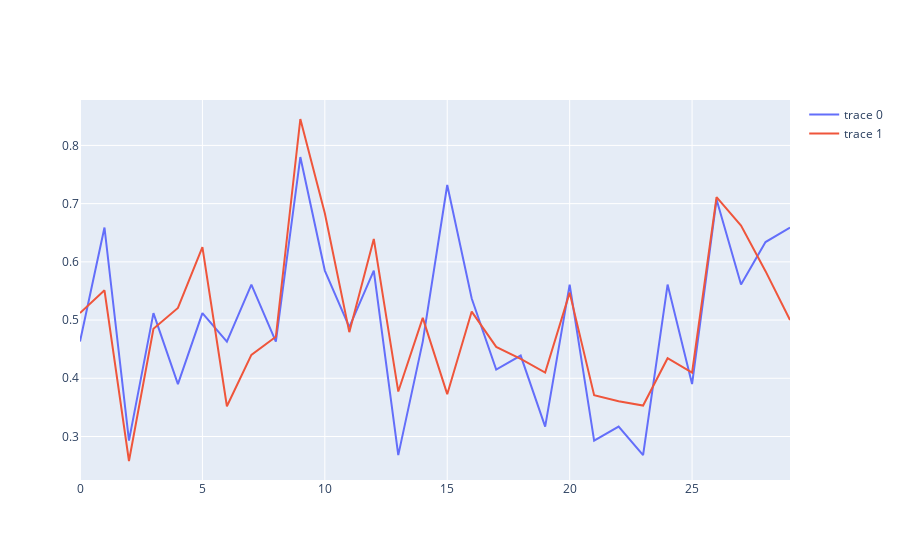

Here is the notebook cell this chart was saved with:
### Code cell
fig = make_subplots(rows = 1, cols = 1)
fig.add_trace(go.Scatter(x = [i for i in range(len(data16["W/L%"]))], y = data16["W/L%"]))
fig.add_trace(go.Scatter(x = [i for i in range(len(data16["W/L%"]))], y = y))

### Figure 1 — Plotly figure (JSON) as saved in the notebook; plotly's stock layout.template omitted (floating-point values rounded to 4 significant figures)
{"data": [{"type": "scatter", "x": [0, 1, 2, 3, 4, 5, 6, 7, 8, 9, 10, 11, 12, 13, 14, 15, 16, 17, 18, 19, 20, 21, 22, 23, 24, 25, 26, 27, 28, 29], "y": [0.463, 0.659, 0.293, 0.512, 0.39, 0.512, 0.463, 0.561, 0.463, 0.78, 0.585, 0.488, 0.585, 0.268, 0.463, 0.732, 0.537, 0.415, 0.439, 0.317, 0.561, 0.293, 0.317, 0.268, 0.561, 0.39, 0.707, 0.561, 0.634, 0.659]}, {"type": "scatter", "x": [0, 1, 2, 3, 4, 5, 6, 7, 8, 9, 10, 11, 12, 13, 14, 15, 16, 17, 18, 19, 20, 21, 22, 23, 24, 25, 26, 27, 28, 29], "y": [0.5119, 0.5511, 0.2579, 0.4851, 0.5209, 0.6252, 0.352, 0.4402, 0.4713, 0.8454, 0.6835, 0.4793, 0.6394, 0.3772, 0.5037, 0.3727, 0.5146, 0.4539, 0.4334, 0.4097, 0.5471, 0.371, 0.3606, 0.3532, 0.4345, 0.4096, 0.7111, 0.6623, 0.584, 0.5002]}], "layout": {"xaxis": {"anchor": "y", "domain": [0, 1]}, "yaxis": {"anchor": "x", "domain": [0, 1]}}}
